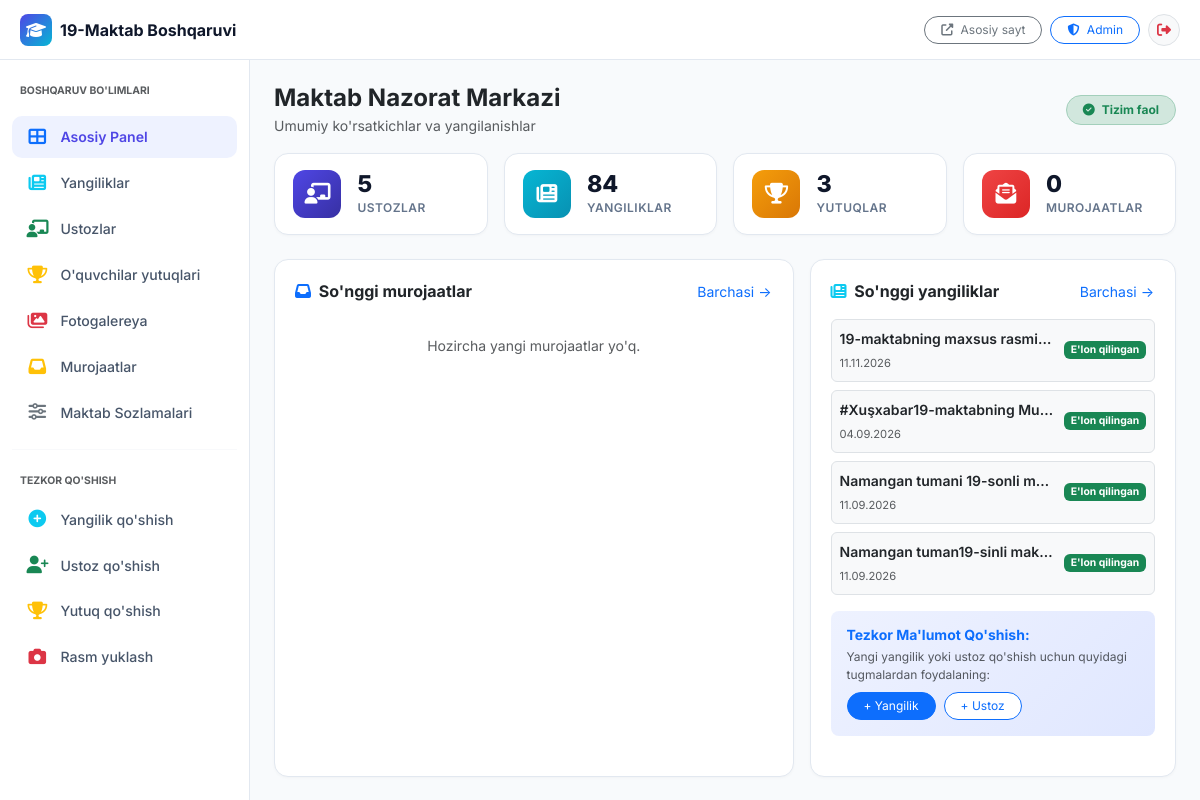
Page /dashboard/ (signed in) on the earlier database version.
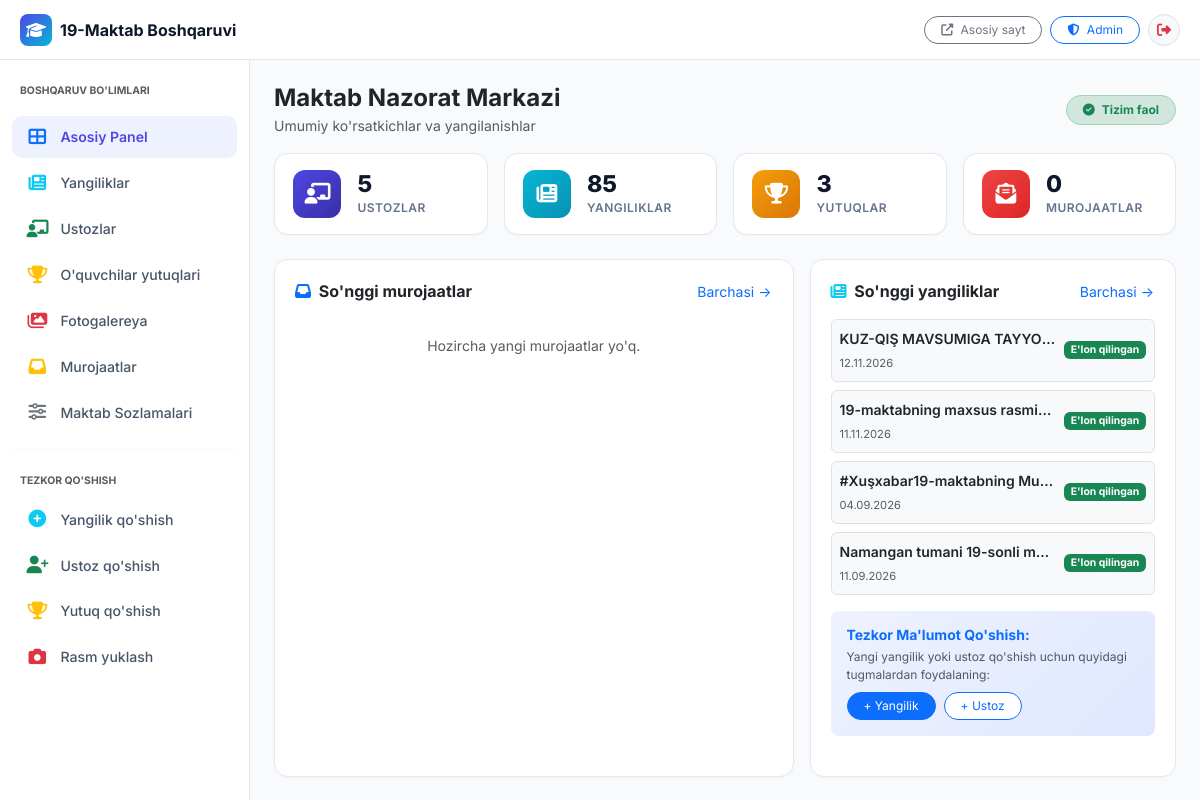
Same page on the later database version.
### apps/news/models.py (models this page shows, shortened)
class News(models.Model):
    STATUS_CHOICES = [
        ('draft', 'Qoralama'),
        ('scheduled', 'Rejalashtirilgan'),
        ('published', "E'lon qilingan"),
        ('archived', 'Arxivlangan'),
    ]
    title = models.CharField(max_length=300, verbose_name="Sarlavha (UZ)")
    title_ru = models.CharField(max_length=300, blank=True, verbose_name="Sarlavha (RU)")
    title_en = models.CharField(max_length=300, blank=True, verbose_name="Sarlavha (EN)")
    slug = models.SlugField(max_length=320, unique=True, verbose_name="Slug")
    category = models.ForeignKey(NewsCategory, on_delete=models.SET_NULL, null=True, blank=True, related_name='news_items', verbose_name="Toifa")
    excerpt = models.TextField(max_length=500, verbose_name="Qisqa mazmun (UZ)")
    excerpt_ru = models.TextField(max_length=500, blank=True, verbose_name="Qisqa mazmun (RU)")
    excerpt_en = models.TextField(max_length=500, blank=True, verbose_name="Qisqa mazmun (EN)")
    content = models.TextField(verbose_name="Batafsil matn (UZ)")
    content_ru = models.TextField(blank=True, verbose_name="Batafsil matn (RU)")
    content_en = models.TextField(blank=True, verbose_name="Batafsil matn (EN)")
    cover_image = models.ImageField(upload_to='news/covers/', blank=True, null=True, verbose_name="Muqova rasmi")
    status = models.CharField(max_length=20, choices=STATUS_CHOICES, default='draft', verbose_name="Holati")
    is_featured = models.BooleanField(default=False, verbose_name="Muhim yangilik")
    scheduled_at = models.DateTimeField(null=True, blank=True, verbose_name="Rejalashtirilgan vaqt")
    published_at = models.DateTimeField(null=True, blank=True, verbose_name="E'lon qilingan vaqt")
    created_at = models.DateTimeField(auto_now_add=True, verbose_name="Yaratilgan vaqt")
    updated_at = models.DateTimeField(auto_now=True, verbose_name="Tahrirlangan vaqt")
    views_count = models.PositiveIntegerField(default=0, verbose_name="Ko'rishlar soni")
    class Meta:
        verbose_name = 'Yangilik'
        verbose_name_plural = 'Yangiliklar'
        ordering = ['-published_at', '-created_at']

### apps/core/dashboard_views.py (the view)
# urls.py: path('', dashboard_views.dashboard_home, name='dashboard_home'),
@staff_required
def dashboard_home(request):
    site_settings_obj = SiteSettings.objects.first()
    total_teachers = Teacher.objects.count()
    total_news = News.objects.count()
    total_achievements = Achievement.objects.count()
    total_contacts = Contact.objects.count()
    total_gallery = GalleryImage.objects.count()
    new_contacts_count = Contact.objects.filter(status='new').count()
    recent_contacts = Contact.objects.order_by('-created_at')[:4]
    recent_news = News.objects.order_by('-created_at')[:4]
    context = {
        'site_settings': site_settings_obj,
        'total_teachers': total_teachers,
        'total_news': total_news,
        'total_achievements': total_achievements,
        'total_contacts': total_contacts,
        'total_gallery': total_gallery,
        'new_contacts_count': new_contacts_count,
        'recent_contacts': recent_contacts,
        'recent_news': recent_news,
        'active_menu': 'home',
    }
    return render(request, 'dashboard/home.html', context)

### apps/core/context_processors.py (called while the page is built)
def site_settings(request):
    settings_obj = SiteSettings.objects.first()
    return {
        'site_settings': settings_obj,
    }

### apps/core/dashboard_views.py (called while the page is built)
def staff_required(view_func):
    actual_decorator = user_passes_test(
        lambda u: u.is_authenticated and u.is_staff,
        login_url='/dashboard/login/'
    )
    return actual_decorator(view_func)

### templates/dashboard/home.html (shortened to what the changed rows need)
{% extends 'dashboard/base.html' %}
{% block content %}
<div class="row g-2 g-md-3 mb-4">
    <div class="col-6 col-lg-3">
        <div class="stat-dash-card">
            <div>
                <div class="stat-dash-num">{{ total_news }}</div>
                <div class="stat-dash-label">Yangiliklar</div>
            </div>
        </div>
    </div>
</div>
<div class="row g-3">
    <div class="col-12 col-lg-5">
        <div class="dash-card h-100">
            {% if recent_news %}
                <div class="d-flex flex-column gap-2 mb-3">
                    {% for n in recent_news %}
                        <div class="d-flex align-items-center justify-content-between p-2 rounded-2 border bg-light">
                            <div class="overflow-hidden me-2">
                                <div class="small fw-semibold text-truncate text-dark">{{ n.title }}</div>
                                <small class="text-muted" style="font-size: 0.7rem;">{{ n.published_at|date:"d.m.Y"|default:"Qoralama" }}</small>
                            </div>
                            <span class="badge {% if n.status == 'published' %}bg-success{% else %}bg-secondary{% endif %}" style="font-size: 0.65rem;">
                                {{ n.get_status_display }}
                            </span>
                        </div>
                    {% endfor %}
                </div>
            {% endif %}
        </div>
    </div>
</div>
{% endblock %}

Differences in the rows shown:
no longer on this page (row unchanged): News: title "Namangan tuman19-sinli mak…", published_at "11.09.2026", status "E'lon qilingan"
added News: title "KUZ-QIŞ MAVSUMIGA TAYYO…", published_at "12.11.2026", status "E'lon qilingan"
Other differences:
{{ total_news }}: "84" → "85"
